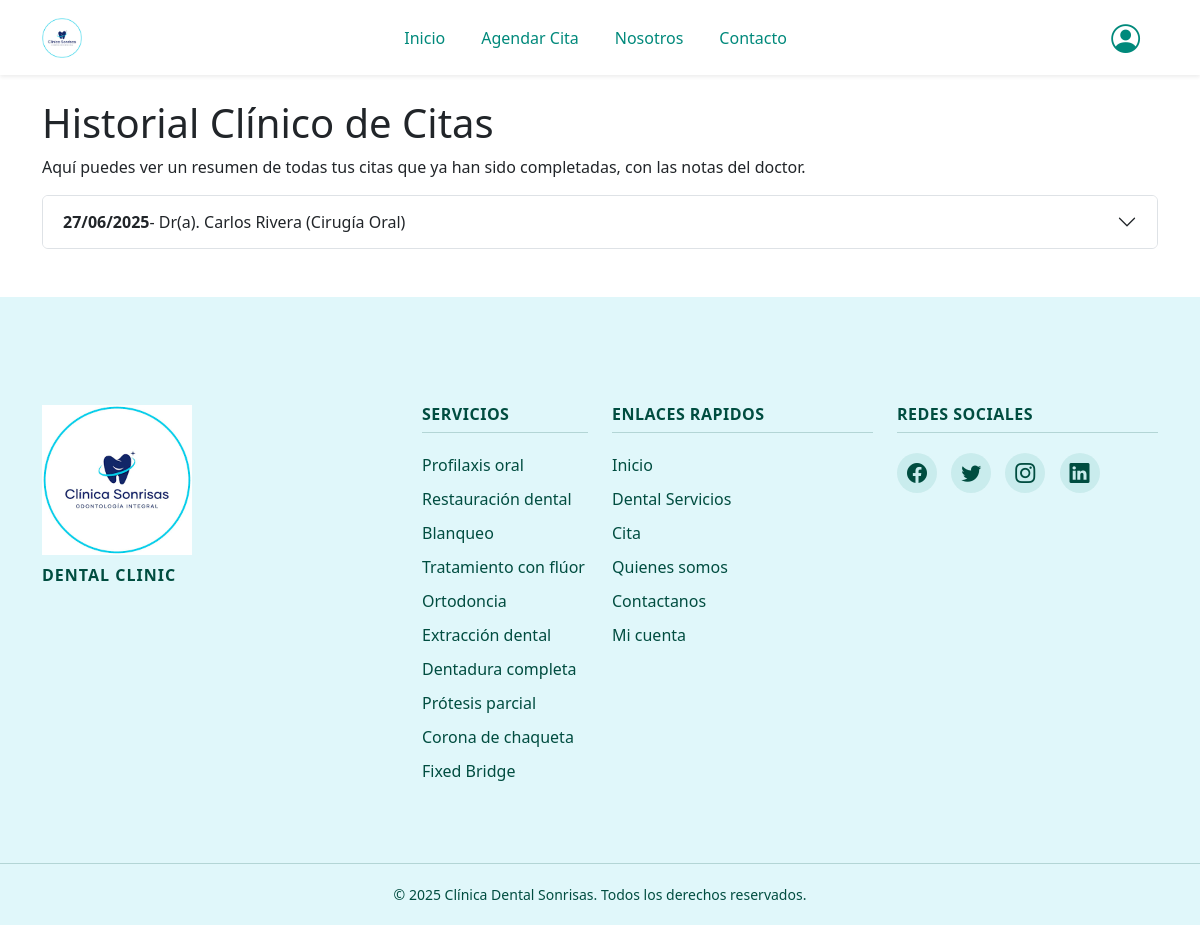
Screenshot of /paciente/historial_citas.php (signed in) with the database file from the repository.
### tables this page shows
CREATE TABLE `citas` (
  `id_cita` int(11) NOT NULL,
  `id_paciente` int(11) NOT NULL,
  `id_doctor` int(11) NOT NULL,
  `fecha_cita` date NOT NULL,
  `hora_cita` time NOT NULL,
  `estado` enum('disponible','agendada','completada','cancelada') NOT NULL DEFAULT 'agendada',
  `fecha_creacion` timestamp NOT NULL DEFAULT current_timestamp()
);

CREATE TABLE `usuarios` (
  `id_usuario` int(11) NOT NULL,
  `nombre` varchar(100) NOT NULL,
  `apellido` varchar(100) NOT NULL,
  `celular` varchar(20) DEFAULT NULL,
  `dni` varchar(20) DEFAULT NULL,
  `correo` varchar(100) NOT NULL,
  `password` varchar(255) NOT NULL,
  `rol` enum('paciente','doctor','administrador') NOT NULL,
  `estado` enum('activo','inactivo') NOT NULL DEFAULT 'activo',
  `fecha_registro` timestamp NOT NULL DEFAULT current_timestamp()
);

CREATE TABLE `especialidades` (
  `id_especialidad` int(11) NOT NULL,
  `nombre_especialidad` varchar(100) NOT NULL,
  `estado` enum('activo','inactivo') NOT NULL DEFAULT 'activo'
);

### paciente/historial_citas.php (the view, shortened to what this page needs)
<?php
require_once __DIR__ . '/../includes/config.php';
$id_usuario = $_SESSION['id_usuario'];
$sql = "SELECT c.id_cita, c.fecha_cita, c.hora_cita,
               u.nombre as nombre_doctor, u.apellido as apellido_doctor, e.nombre_especialidad,
               rc.anotaciones_doctor, rc.recomendaciones, rc.tratamiento
        FROM citas c
        JOIN doctores d ON c.id_doctor = d.id_doctor
        JOIN usuarios u ON d.id_usuario = u.id_usuario
        JOIN especialidades e ON d.id_especialidad = e.id_especialidad
        JOIN pacientes p ON c.id_paciente = p.id_paciente
        LEFT JOIN registros_citas rc ON c.id_cita = rc.id_cita
        WHERE p.id_usuario = ? AND c.estado = 'completada'
        ORDER BY c.fecha_cita DESC, c.hora_cita DESC";
$stmt = $mysqli->prepare($sql);
$stmt->bind_param("i", $id_usuario);
$stmt->execute();
$citas_completadas = $stmt->get_result();
?>
<?php require_once ROOT_PATH . '/includes/header.php'; ?>
<h1>Historial Clínico de Citas</h1>
<p>Aquí puedes ver un resumen de todas tus citas que ya han sido completadas, con las notas del doctor.</p>
<div class="accordion" id="historialAccordion">
    <?php if ($citas_completadas->num_rows > 0): ?>
        <?php while($cita = $citas_completadas->fetch_assoc()): ?>
            <div class="accordion-item">
                <h2 class="accordion-header" id="heading-<?php echo $cita['id_cita']; ?>">
                    <button class="accordion-button collapsed" type="button" data-bs-toggle="collapse" data-bs-target="#collapse-<?php echo $cita['id_cita']; ?>" aria-expanded="false" aria-controls="collapse-<?php echo $cita['id_cita']; ?>">
                        <strong><?php echo date("d/m/Y", strtotime($cita['fecha_cita'])); ?></strong> - Dr(a). <?php echo htmlspecialchars($cita['nombre_doctor'] . ' ' . $cita['apellido_doctor']); ?> (<?php echo htmlspecialchars($cita['nombre_especialidad']); ?>)
                    </button>
                </h2>
            </div>
        <?php endwhile; ?>
    <?php else: ?>
        <div class="alert alert-info">No tienes citas completadas en tu historial.</div>
    <?php endif; ?>
</div>
<?php require_once ROOT_PATH . '/includes/footer.php'; ?>

### rows the page displays
citas: fecha_cita "27/06/2025", usuarios.nombre+apellido "Carlos Rivera", especialidades.nombre_especialidad "Cirugía Oral"
